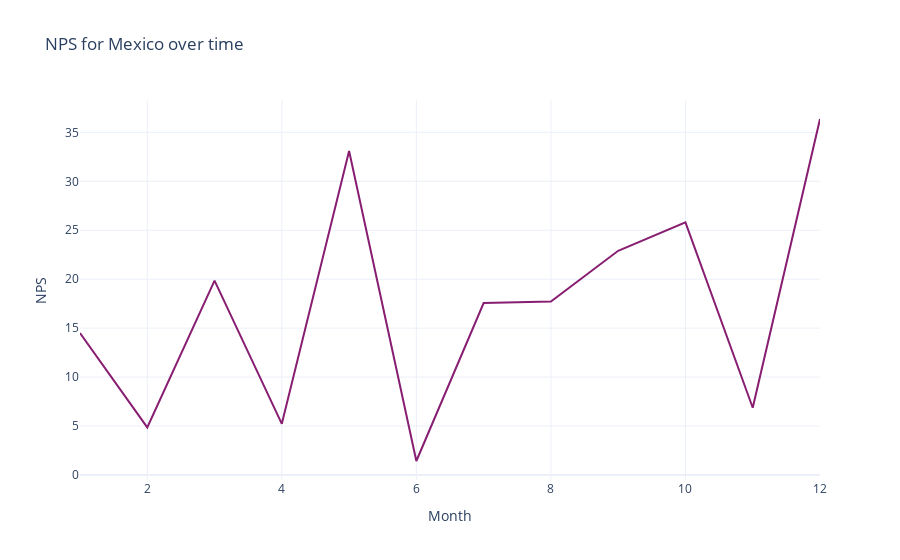

The code cell stored with this chart in its notebook:
### Markdown cell above
# NPS over time
Next we want to understand if NPS is getting better or worse over time.

### Code cell
dfmex = df1[df1['Market'] == 'MEX']
dfmex = dfmex.groupby(['Month','NPS category'])['ID'].count()
dfmex = dfmex.unstack()
dfmex['Total'] = dfmex.sum(axis = 1)
dfmex['NPS score'] = (dfmex['Promoter']/dfmex['Total'] - dfmex['Detractor']/dfmex['Total'])*100
dfmex = dfmex.drop(columns = ['Detractor','Passive','Promoter','Total'])
fig2 = px.line(dfmex, template = 'plotly_white', title = 'NPS for Mexico over time')
fig2.update_layout(showlegend = False)
fig2.update_traces(line = {'color':'#871e71'})
fig2.update_yaxes(title = 'NPS')
fig2.show()

### Figure 1 — Plotly figure (JSON) as saved in the notebook; plotly's stock layout.template omitted (floating-point values rounded to 4 significant figures)
{"data": [{"hovertemplate": "NPS category=NPS score<br>Month=%{x}<br>value=%{y}<extra></extra>", "legendgroup": "NPS score", "line": {"color": "#871e71", "dash": "solid"}, "marker": {"symbol": "circle"}, "mode": "lines", "name": "NPS score", "orientation": "v", "showlegend": true, "type": "scatter", "x": [1, 2, 3, 4, 5, 6, 7, 8, 9, 10, 11, 12], "xaxis": "x", "y": [14.5, 4.861, 19.85, 5.224, 33.1, 1.429, 17.57, 17.72, 22.9, 25.81, 6.87, 36.36], "yaxis": "y"}], "layout": {"legend": {"title": {"text": "NPS category"}, "tracegroupgap": 0}, "showlegend": false, "title": {"text": "NPS for Mexico over time"}, "xaxis": {"anchor": "y", "domain": [0, 1], "title": {"text": "Month"}}, "yaxis": {"anchor": "x", "domain": [0, 1], "title": {"text": "NPS"}}}}
